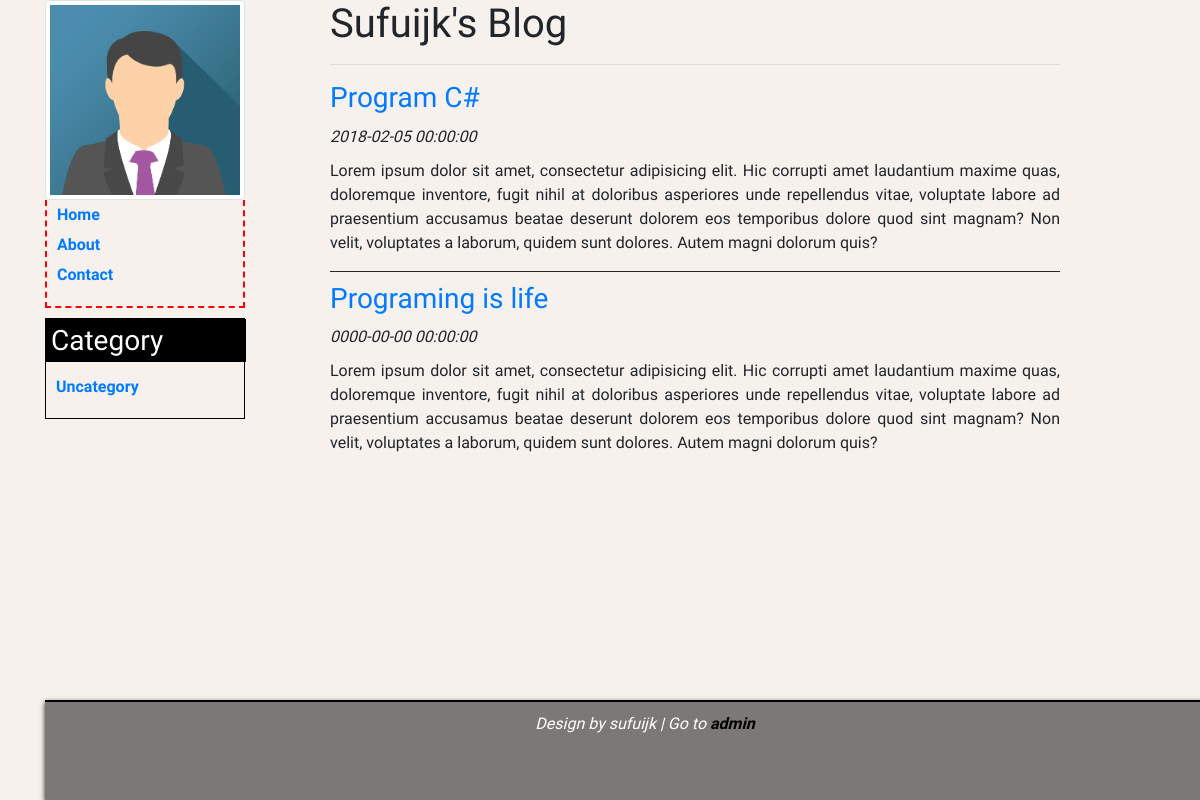
Before: / with the older database file.
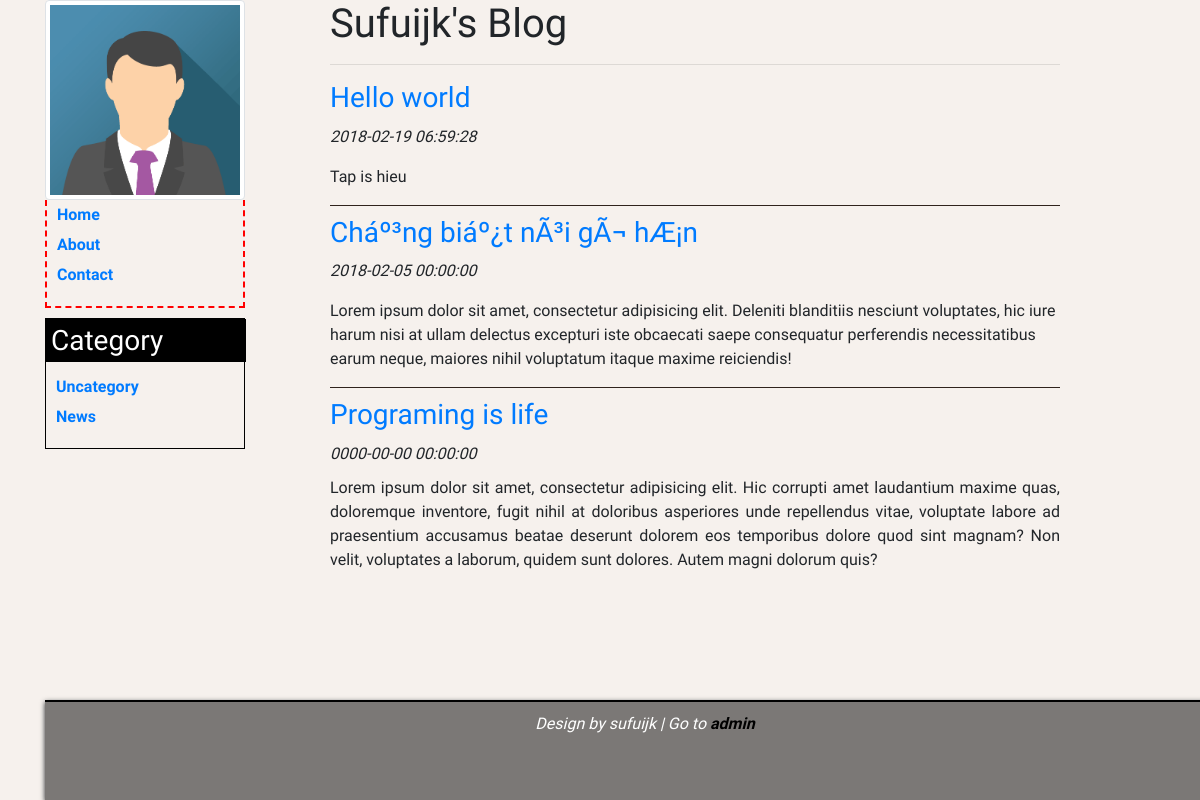
After: the same page with the newer database file.
### tables this page shows
CREATE TABLE `categories` (
  `id` int(11) NOT NULL,
  `title` varchar(50) NOT NULL,
  `url` varchar(100) NOT NULL,
  `parent` int(11) DEFAULT NULL,
  `description` text
);

CREATE TABLE `posts` (
  `id` int(11) NOT NULL,
  `title` varchar(100) NOT NULL,
  `content` text NOT NULL,
  `userid` int(11) NOT NULL,
  `category_id` int(11) NOT NULL,
  `timedate` datetime NOT NULL,
  `url` varchar(100) NOT NULL
);

### libs/Controller.php (called while the page is built, shortened)
<?php
	class Controller
	{
		function __construct()
		{
			$this->model = new Model();
			$this->initData = $this->model->getAllCategories();
		}
	}
?>

### libs/Model.php (called while the page is built, shortened)
<?php
	class Model
	{
		private $hostname = "localhost";
		private $username = "root";
		private $password = "";
		private $database = "blog";
		protected $connect;
		function __construct()
		{
			$this->connect = new mysqli($this->hostname,$this->username,$this->password,$this->database) or die("Can't connect database!");
		}
		public function select($sql){
			$result = $this->connect->query($sql);
			$dataset = array();
			if($result->num_rows > 0){
				while($row = $result->fetch_object()){
					$dataset[] = $row;
				}
			}
			return $dataset;
		}
		public function getAllCategories(){
			$sql = "SELECT * FROM categories";
			return $this->select($sql);
		}
	}
?>

### controllers/Home.php (called while the page is built, shortened)
<?php
	class Home extends Controller
	{
		function __construct()
		{
			parent::__construct();
		}
		public function index(){
			$this->model = new ProcessPost();
			$data1 = $this->model->getAllPost();
			$this->view->header();
			$this->view->render("home/welcome.php",$this->initData);
			$this->view->render("home/index.php",$data1);
			$this->view->footer();
		}
	}
?>

### index.php (called while the page is built, shortened)
<?php
	require_once(LIB."Model.php");
	require_once(LIB."Controller.php");
	require_once(LIB."Bootstrap.php");
?>

### libs/View.php (called while the page is built, shortened)
<?php
	class View
	{
		public function header(){
			require_once(VIEW.'template/header.php');
		}
		public function footer(){
			require_once(VIEW.'template/footer.php');
		}
		public function render($url,$data=null,$data1=null){
			require_once(VIEW.$url);
		}
	}
?>

### models/ProcessPost.php (called while the page is built, shortened)
<?php
	class ProcessPost extends Model
	{
		public function getAllPost(){
			$sql = "SELECT * FROM posts";
			return $this->select($sql);
		}
	}
?>

### views/home/index.php (the view)
	<div class="col-xs-8 col-sm-8 col-md-8 col-lg-8">
		<h1>Sufuijk's Blog</h1>
		<hr>
			<?php foreach (array_reverse($data) as $post):?>
		<div class="post">
			<h3 id="title">
				<a href="index.php?c=post&a=view&id=<?php echo $post->id;?>&link=<?php echo $post->url?>">
					<?php echo $post->title;?>
				</a>
			</h3>
			<div id="time"><span class="glyphicon glyphicon-time"></span><?php echo $post->timedate;?></div>
			<p id="content"><?php echo $post->content;?></p>
		</div>
		<?php endforeach;?>
	</div>
</div>

### libs/Bootstrap.php (shortened to what this page needs)
<?php
	$controller = isset($_GET['c']) ? $_GET['c']:'home';
	$action = isset($_GET['a'])? $_GET['a']:'index';
	$filename = CONTROLLER.$controller.'.php';
	if(file_exists($filename)){
		$controller = new $controller();
		if(method_exists($controller,$action)){
			$controller->{$action}();
		}
	}
?>

### views/template/header.php (shortened to what this page needs)
<!DOCTYPE html>
<html lang="en">
<head>
	<link rel="stylesheet" href="https://maxcdn.bootstrapcdn.com/bootstrap/4.0.0-alpha.6/css/bootstrap.min.css">
	<link rel="stylesheet" type="text/css" href="public/css/style.css">
</head>
<body>
	<div class="container">
		<div class="row">

### views/home/welcome.php
<div class="col-xs-3 col-sm-3 col-md-3 col-lg-3">
	<div class="profile">
		<img src="public/img/img_avatar.png" alt="" class="img-thumbnail" width="200" height="200">
	</div>
	<div class="page">
		<ul>
			<a href="index.php?c=home"><li>Home</li></a>
			<a href=""><li>About</li></a>
			<a href=""><li>Contact</li></a>
		</ul>
	</div>
		<div class="category">
			<h3 id="title">Category</h3>
				<ul>
					<?php foreach ($data as $category):?>
					<a href="index.php?c=category&a=list&category_url=<?php echo $category->url;?>"><li><?php echo $category->title; ?></li></a>
					<?php endforeach;?>
				</ul>
		</div>
</div>

### views/template/footer.php
			<footer>
				<p><i>Design by sufuijk | Go to <a href="index.php?c=admin">admin</a></i></p>
			</footer>
</body>
</html>

### public/css/style.css (style rules this page uses)
* { margin : 0; padding: 0; }
body { height: 100%; min-height: 100%; background-color: #f6f1ed; font-family: 'Quicksand', sans-serif; }
.page { width: 200px; border:2px dashed red; border-top: none; margin-bottom: 10px; }
.page a { text-decoration: none; font-weight: bold; width: 198px; }
.page ul { width: 198px; list-style-type: none; }
.page ul li { height: 30px; line-height: 30px; padding-left: 10px; }
.category { width: 200px; border: 1px solid black; }
.category a { text-decoration: none; font-weight: bold; width: 195px; }
.category ul { list-style-type: none; width: 198px; }
.category ul li { height: 30px; line-height: 30px; padding-left: 10px; }
.category #title { background-color: black; color: white; width: 200px; padding: 5px 5px; margin-top: 0px; }
.post { border-bottom: 1px solid #30231d; }
.post:last-child { border:none; }
#title { margin:10px 0px; }
#time { margin:10px 0px; font-style: italic; }
#content { text-align: justify; }
footer { border-top: 2px solid black; //margin-top: 50px; height: 100px; background-color: rgba(0, 0, 0, 0.5);; box-shadow: 0px 2px 5px; position: fixed; bottom: 0; width: inherit; }
footer a { text-decoration: none; color: black; font-weight: bold; }
footer p { text-align: center; margin:10px 0px; color:#fff; }

Changed rows visible on the page:
added categories: title "News"
added posts: title "Hello world", timedate "2018-02-19 06:59:28", content "Tap is hieu"
changed posts: title "Program C#" → "Cháº³ng biáº¿t nÃ³i gÃ¬ hÆ¡n"; content "…amet, consectetur adipisicing elit. Hic corrupti amet laudantium maxime quas, doloremque inventore, fugit nihil at doloribus asperiores unde repellendus vitae, voluptate labore ad praesentium accusamus beatae deserunt dolorem eos temporibus dolore quod sint magnam? Non velit, voluptates a laborum, quidem sunt dolores. Autem magni dolorum quis?" → "…amet, consectetur adipisicing elit. Deleniti blanditiis nesciunt voluptates, hic iure harum nisi at ullam delectus excepturi iste obcaecati saepe consequatur perferendis necessitatibus earum neque, maiores nihil voluptatum itaque maxime reiciendis!"
